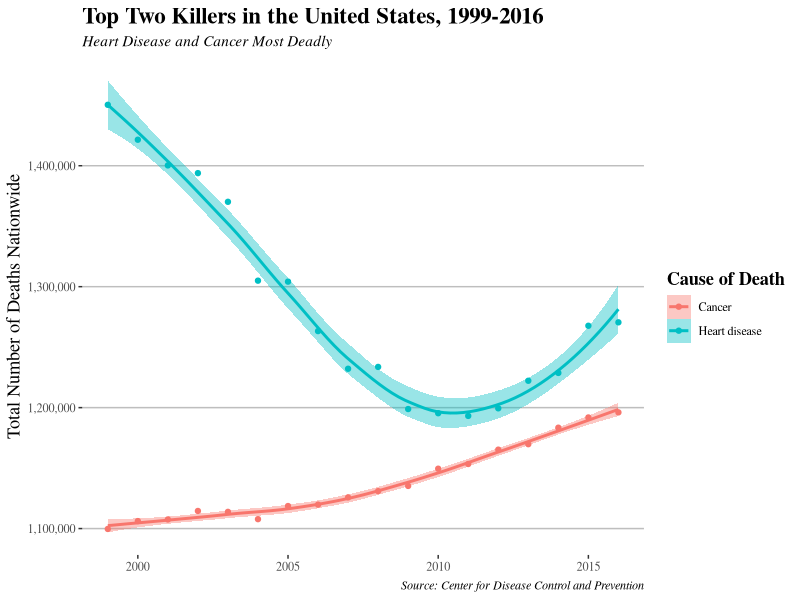
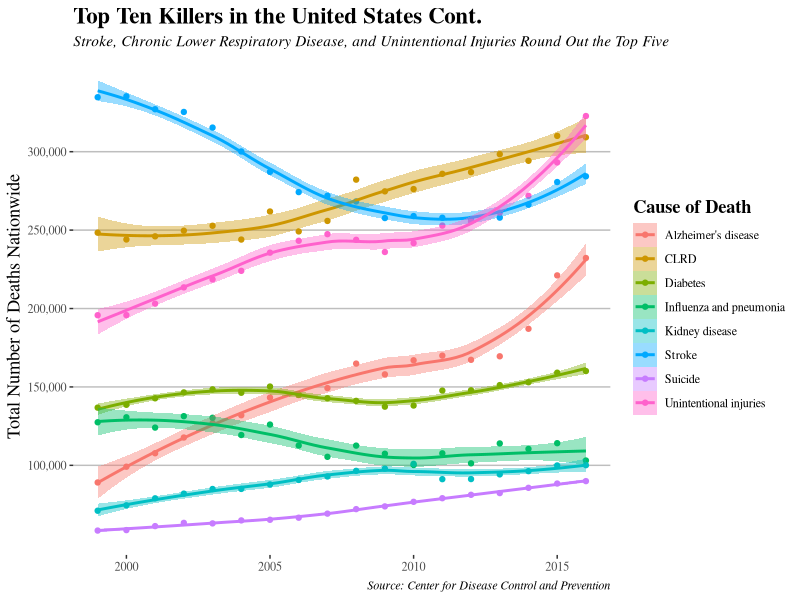
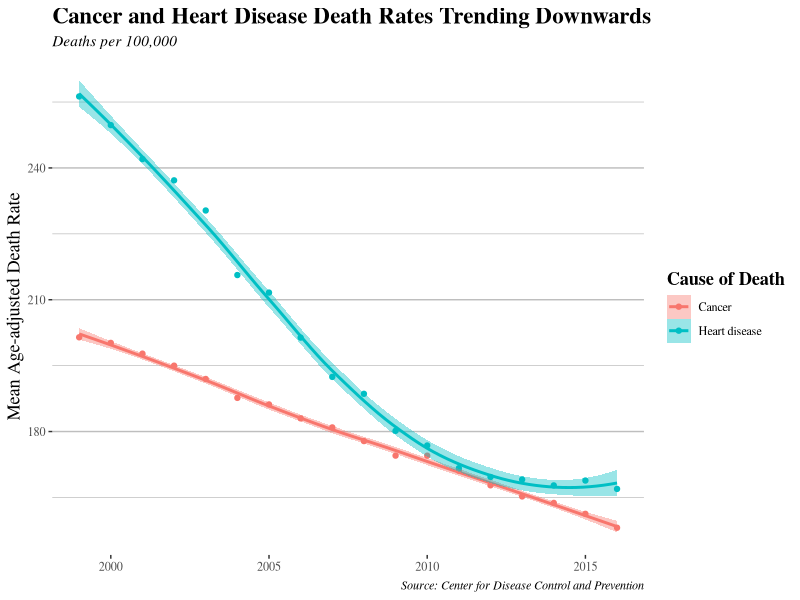
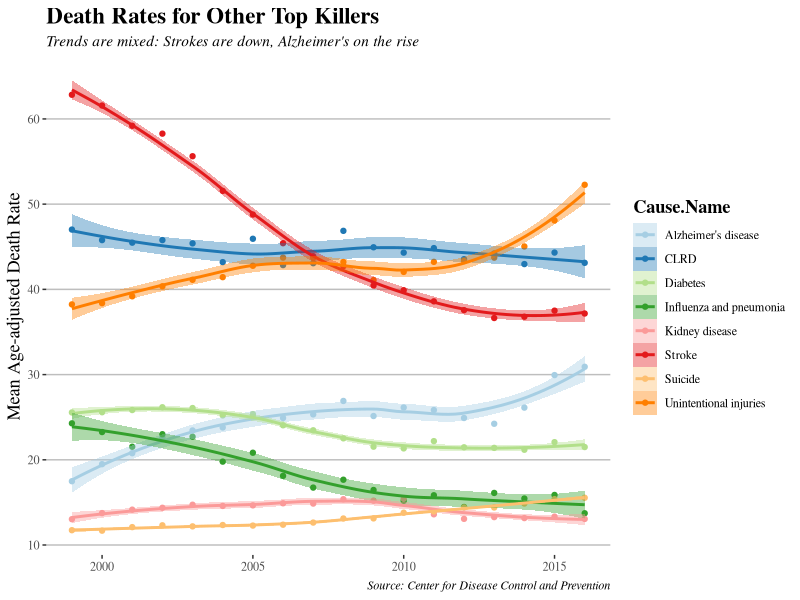

R code for these plots, in order: (Note: this script raises an error after producing the figures.)
## ---- chunk 1
knitr::opts_chunk$set(echo = FALSE, 
                      warning = FALSE, 
                      message = FALSE, 
                      fig.width = 8, 
                      fig.height = 5)

library(tidyverse)
library(readxl)
library(ggplot2)
library(ggthemes)
library(scales)
library(maps)

NCHS <- read.csv("NCHS.csv") %>% 
  select(-X113.Cause.Name)  
  
## ---- chunk 2

# Projected nationwide trends of all 10 (or 5?)

trends_top_two <- NCHS %>% 
  select(Year, Cause.Name, Deaths) %>% 
  group_by(Year, Cause.Name) %>% 
  summarize("Deaths" = sum(Deaths)) %>% 
  filter(Cause.Name != "All causes") %>% 
  na.omit() %>% 
  filter(Cause.Name == "Cancer" | Cause.Name == "Heart disease")

ggplot(trends_top_two, aes(x = Year,
                   y = Deaths, 
                   color = Cause.Name,
                   fill = Cause.Name)) +
  
  geom_point(size = 1.5) +
  geom_smooth() +
  
  scale_y_continuous(labels = scales::comma) + 
  
  scale_fill_discrete(name = "Cause of Death") + 
  scale_color_discrete(name = "Cause of Death") +
  
  labs(x = NULL, y = "Total Number of Deaths Nationwide",
       title = "Top Two Killers in the United States, 1999-2016",
       subtitle = "Heart Disease and Cancer Most Deadly",
       caption = "Source: Center for Disease Control and Prevention") +
  
  theme_tufte() +
  
  theme(plot.title = element_text(size = rel(1.5), face ="bold"),
        plot.subtitle = element_text(face = "italic"),
        legend.title = element_text(size = rel(1.2), face = "bold"),
        axis.title.y = element_text(size = rel(1.2)),
        plot.caption = element_text(face = "italic"),
        panel.grid.major.y = element_line(color = "gray"))

## ---- chunk 3

trends_bottom_eight <- NCHS %>% 
  select(Year, Cause.Name, Deaths) %>% 
  group_by(Year, Cause.Name) %>% 
  summarize("Deaths" = sum(Deaths)) %>% 
  filter(Cause.Name != "All causes") %>% 
  filter(Cause.Name != "Cancer") %>% 
  filter(Cause.Name != "Heart disease") %>% 
  na.omit() 

ggplot(trends_bottom_eight, aes(x = Year,
                   y = Deaths, 
                   color = Cause.Name,
                   fill = Cause.Name)) +
  
  geom_point(size = 1.5) +
  geom_smooth() +
    
  scale_y_continuous(labels = scales::comma,
                     breaks = c(100000, 150000, 200000, 250000, 300000)) + 
  
  labs(x = NULL, y = "Total Number of Deaths Nationwide",
       title = "Top Ten Killers in the United States Cont.",
       subtitle = "Stroke, Chronic Lower Respiratory Disease, and Unintentional Injuries Round Out the Top Five",
       caption = "Source: Center for Disease Control and Prevention") +
  
  scale_color_brewer(palette = "Paired") +
  scale_fill_brewer(palette = "Paired") +
  
  scale_fill_discrete(name = "Cause of Death") + 
  scale_color_discrete(name = "Cause of Death") +
  
  theme_tufte() +
  
  theme(plot.title = element_text(size = rel(1.5), face ="bold"),
        plot.subtitle = element_text(face = "italic"),
        legend.title = element_text(size = rel(1.2), face = "bold"),
        axis.title.y = element_text(size = rel(1.2)),
        plot.caption = element_text(face = "italic"),
        panel.grid.major.y = element_line(color = "gray"))


## ---- chunk 4

death_rate <- NCHS %>% 
  group_by(Year, Cause.Name) %>% 
  summarize(Age.adjusted.Death.Rate = mean(Age.adjusted.Death.Rate)) %>% 
  filter(Cause.Name != "All causes") %>%
  filter(Cause.Name == "Cancer" | Cause.Name == "Heart disease") %>% 
  na.omit() 

ggplot(death_rate, aes(x = Year,
                       y = Age.adjusted.Death.Rate,
                       color = Cause.Name,
                       fill = Cause.Name)) +

  geom_point(size = 1.5) +
  geom_smooth() +

  scale_fill_discrete(name = "Cause of Death") +
  scale_color_discrete(name = "Cause of Death") +

  labs(x = NULL, y = "Mean Age-adjusted Death Rate",
       title = "Cancer and Heart Disease Death Rates Trending Downwards",
       subtitle = "Deaths per 100,000",
       caption = "Source: Center for Disease Control and Prevention") +

  theme_tufte() +

  theme(plot.title = element_text(size = rel(1.5), face ="bold"),
        plot.subtitle = element_text(face = "italic"),
        legend.title = element_text(size = rel(1.2), face = "bold"),
        axis.title.y = element_text(size = rel(1.2)),
        plot.caption = element_text(face = "italic"),
        panel.grid.major.y = element_line(color = "gray"),
        panel.grid.minor.y = element_line(color = "gray"))


## ---- chunk 5

death_rate <- NCHS %>% 
  group_by(Year, Cause.Name) %>% 
  summarize(Age.adjusted.Death.Rate = mean(Age.adjusted.Death.Rate)) %>% 
  filter(Cause.Name != "All causes") %>% 
  filter(Cause.Name != "Cancer") %>% 
  filter(Cause.Name != "Heart disease") %>% 
  na.omit() 

ggplot(death_rate, aes(x = Year,
                       y = Age.adjusted.Death.Rate,
                       color = Cause.Name,
                       fill = Cause.Name)) +

  geom_point(size = 1.5) +
  geom_smooth() +

  scale_fill_discrete(name = "Cause of Death") +
  scale_color_discrete(name = "Cause of Death") +
  
  scale_color_brewer(palette = "Paired") +
  scale_fill_brewer(palette = "Paired") +

  labs(x = NULL, y = "Mean Age-adjusted Death Rate",
       title = "Death Rates for Other Top Killers",
       subtitle = "Trends are mixed: Strokes are down, Alzheimer's on the rise",
       caption = "Source: Center for Disease Control and Prevention") +

  theme_tufte() +

  theme(plot.title = element_text(size = rel(1.5), face ="bold"),
        plot.subtitle = element_text(face = "italic"),
        legend.title = element_text(size = rel(1.2), face = "bold"),
        axis.title.y = element_text(size = rel(1.2)),
        plot.caption = element_text(face = "italic"),
        panel.grid.major.y = element_line(color = "gray"))


## ---- chunk 6
# Map with shading according to number 1 killer in past 5 years
us_states <- map_data("state")

NCHS_states <- NCHS 
NCHS_states$region <- tolower(NCHS_states$State)

NCHS_states_joined <- left_join(us_states, NCHS_states)

## ---- chunk 7

heart_disease <- NCHS_states_joined %>% 
  filter(Cause.Name == "Heart disease") %>% 
  filter(Year %in% c(2013,2014,2015,2016))

ggplot(data = heart_disease, aes(x = long,
                             y = lat,
                             group = group,
                             fill = Age.adjusted.Death.Rate)) +
  
  facet_wrap(~Year, ncol = 2) +

  geom_polygon(color = "grey90", size = .1) +

  coord_map(projection = "albers", lat0 = 39, lat1 = 45) +   # curves map to annoy flat-earthers
  
  labs(x = NULL, y = NULL,
       title = "Heart Disease Death Rates By State",
       subtitle = NULL,
       caption = "Source: Center for Disease Control and Prevention",
       fill = "Death rate per 100,000 persons") +
  
  scale_fill_viridis_c(option = "inferno") +
  
  theme_map() +
  
  theme(plot.title = element_text(size = rel(1.5), face ="bold"),
        plot.caption = element_text(face="italic"),
        legend.position = "bottom",
        strip.background = element_blank())
## ---- chunk 8

suicide <- NCHS_states_joined %>% 
  filter(Cause.Name == "Suicide") %>% 
  filter(Year %in% c(2013,2014,2015,2016))

ggplot(data = suicide, aes(x = long,
                             y = lat,
                             group = group,
                             fill = Age.adjusted.Death.Rate)) +
  
  facet_wrap(~Year, ncol = 2) +

  geom_polygon(color = "grey90", size = .1) +

  coord_map(projection = "albers", lat0 = 39, lat1 = 45) +   # curves map to annoy flat-earthers
  
  labs(x = NULL, y = NULL,
       title = "Suicide Death Rates By State",
       subtitle = NULL,
       caption = "Source: Center for Disease Control and Prevention",
       fill = "Death rate per 100,000 persons") +
  
  scale_fill_viridis_c(option = "cividis") +
  
  theme_map() +
  
  theme(plot.title = element_text(size = rel(1.5), face ="bold"),
        plot.caption = element_text(face="italic"),
        legend.position = "bottom",
        strip.background = element_blank())

## ---- chunk 9
influenza <- NCHS_states_joined %>% 
  filter(Cause.Name == "Influenza and pneumonia") %>% 
  filter(Year %in% c(2013,2014,2015,2016))

ggplot(data = influenza, aes(x = long,
                             y = lat,
                             group = group,
                             fill = Age.adjusted.Death.Rate)) +
  
  facet_wrap(~Year, ncol = 2) +

  geom_polygon(color = "grey90", size = .1) +

  coord_map(projection = "albers", lat0 = 39, lat1 = 45) +   # curves map to annoy flat-earthers
  
  labs(x = NULL, y = NULL,
       title = "Influenza and Pneumonia Death Rates By State",
       subtitle = NULL,
       caption = "Source: Center for Disease Control and Prevention",
       fill = "Death rate per 100,000 persons") +
  
  scale_fill_viridis_c(option = "viridis") +
  
  theme_map() +
  
  theme(plot.title = element_text(size = rel(1.5), face ="bold"),
        plot.caption = element_text(face="italic"),
        legend.position = "bottom",
        strip.background = element_blank())

## ---- chunk 10
unintentional <- NCHS_states_joined %>% 
  filter(Cause.Name == "Unintentional injuries") %>% 
  filter(Year %in% c(2013, 2014,2015,2016))

ggplot(data = unintentional, aes(x = long,
                             y = lat,
                             group = group,
                             fill = Age.adjusted.Death.Rate)) +
  
  facet_wrap(~Year, ncol = 2) +

  geom_polygon(color = "grey90", size = .1) +

  coord_map(projection = "albers", lat0 = 39, lat1 = 45) +   # curves map to annoy flat-earthers
  
  labs(x = NULL, y = NULL,
       title = "Unintentional Death Rates By State",
       subtitle = NULL,
       caption = "Source: Center for Disease Control and Prevention",
       fill = "Death rate per 100,000 persons") +
  
  scale_fill_viridis_c(option = "plasma") +
  
  theme_map() +
  
  theme(plot.title = element_text(size = rel(1.5), face ="bold"),
        plot.caption = element_text(face="italic"),
        legend.position = "bottom",
        strip.background = element_blank())

